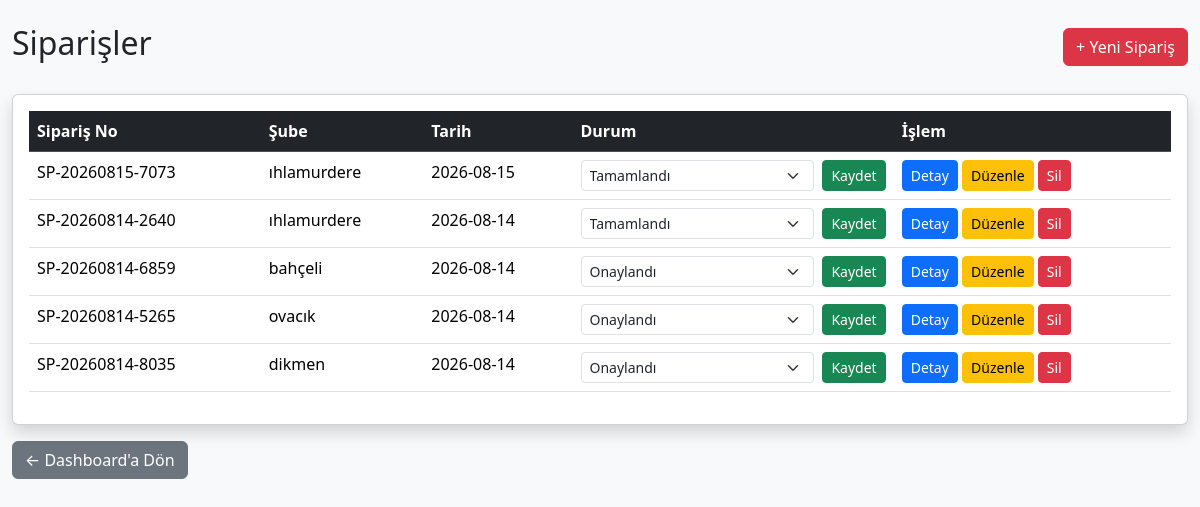
The page /siparisler (signed in) on the database its author committed.
### tables this page shows
CREATE TABLE siparisler(

            id INTEGER PRIMARY KEY AUTOINCREMENT,

            siparis_no TEXT UNIQUE,

            sube_id INTEGER,

            tarih TEXT,

            durum TEXT,

            FOREIGN KEY(sube_id) REFERENCES subeler(id)

        );

CREATE TABLE subeler(

            id INTEGER PRIMARY KEY AUTOINCREMENT,

            sube_adi TEXT NOT NULL,

            yetkili TEXT,

            telefon TEXT,

            eposta TEXT,

            il TEXT,

            ilce TEXT,

            adres TEXT,

            durum TEXT

        , kullanici_adi TEXT, sifre TEXT, uretim_gunu TEXT, sevkiyat_gunu TEXT, sevkiyat_saati TEXT, teslim_suresi TEXT, limit_tutari REAL DEFAULT 0, firma TEXT DEFAULT 'ÖZNİL', lojistik_bedeli REAL DEFAULT 0);

### src/main.py (the view)
@app.route("/siparisler")
def siparisler():
    if "giris" not in session:
        return redirect("/")
    if session["yetki"] == "admin":
        liste = get_siparisler()
    else:
        liste = get_sube_siparisleri(
            session["sube_id"]
        )
    return render_template(
        "siparisler.html",
        siparisler=liste,
        yetki=session["yetki"]
    )

### src/database.py (called while the page is built)
def connect_database():
    print("DB =", os.path.abspath(DB_NAME))
    return sqlite3.connect(DB_NAME)

def get_siparisler():
    conn = connect_database()
    cursor = conn.cursor()
    cursor.execute("""
        SELECT
            s.id,
            s.siparis_no,
            sb.sube_adi,
            s.tarih,
            s.durum

        FROM siparisler s

        INNER JOIN subeler sb
            ON s.sube_id = sb.id

        ORDER BY s.id DESC
    """)
    sonuc = cursor.fetchall()
    conn.close()
    return sonuc

### src/main.py (called while the page is built)
@app.before_request
def test():
    print(
        "METHOD:",
        request.method,
        "URL:",
        request.path
    )

### templates/siparisler.html (shortened to what this page needs)
<!DOCTYPE html>
<html lang="tr">
<head>
<link href="https://cdn.jsdelivr.net/npm/bootstrap@5.3.3/dist/css/bootstrap.min.css" rel="stylesheet">
</head>
<body class="bg-light">
<div class="container-fluid mt-4">
<div class="d-flex justify-content-between align-items-center mb-4">
<h2>Siparişler</h2>
<a href="/yeni-siparis" class="btn btn-danger">
+ Yeni Sipariş
</a>
</div>
<div class="card shadow">
<div class="card-body">
<table class="table table-hover">
<thead class="table-dark">
<tr>
<th>Sipariş No</th>
<th>Şube</th>
<th>Tarih</th>
<th>Durum</th>
<th>İşlem</th>
</tr>
</thead>
<tbody>
{% if siparisler %}
{% for s in siparisler %}
<tr>
<td>
{{ s[1] }}
</td>
<td>
{{ s[2] }}
</td>
<td>
{{ s[3] }}
</td>
<td>
{% if yetki == "admin" %}
<form method="POST" action="/siparis-durum/{{ s[0] }}" class="d-flex">
<select
name="durum"
class="form-select form-select-sm">
<option value="Onaylandı"
{% if s[4]=="Onaylandı" %}selected{% endif %}>
Onaylandı
</option>
<option value="Tamamlandı"
{% if s[4]=="Tamamlandı" %}selected{% endif %}>
Tamamlandı
</option>
</select>
<button
class="btn btn-sm btn-success ms-2">
Kaydet
</button>
</form>
{% else %}
<span class="badge bg-secondary">
{{ s[4] }}
</span>
{% endif %}
</td>
<td>
<a
href="/siparis-detay/{{ s[0] }}"
class="btn btn-sm btn-primary">
Detay
</a>
{% if yetki == "admin" or s[4]=="Hazırlandı" %}
<a
href="/siparis-duzenle/{{ s[0] }}"
class="btn btn-sm btn-warning">
Düzenle
</a>
{% endif %}
{% if yetki == "admin" %}
<a
href="/siparis-sil/{{ s[0] }}"
class="btn btn-sm btn-danger"
onclick="return confirm('Bu sipariş silinsin mi?')">
Sil
</a>
{% endif %}
</td>
</tr>
{% endfor %}
{% else %}
<tr>
<td colspan="5" class="text-center text-muted p-5">
Henüz sipariş bulunmuyor.
</td>
</tr>
{% endif %}
</tbody>
</table>
</div>
</div>
<div class="mt-3">
<a href="/dashboard" class="btn btn-secondary">
← Dashboard'a Dön
</a>
</div>
</div>
</body>
</html>

### rows shown on the page
siparisler: siparis_no "SP-20260815-7073", sube_adi "ıhlamurdere", tarih "2026-08-15", durum "Tamamlandı"
siparisler: siparis_no "SP-20260814-2640", sube_adi "ıhlamurdere", tarih "2026-08-14", durum "Tamamlandı"
siparisler: siparis_no "SP-20260814-6859", sube_adi "bahçeli", tarih "2026-08-14", durum "Onaylandı"
siparisler: siparis_no "SP-20260814-5265", sube_adi "ovacık", tarih "2026-08-14", durum "Onaylandı"
siparisler: siparis_no "SP-20260814-8035", sube_adi "dikmen", tarih "2026-08-14", durum "Onaylandı"
